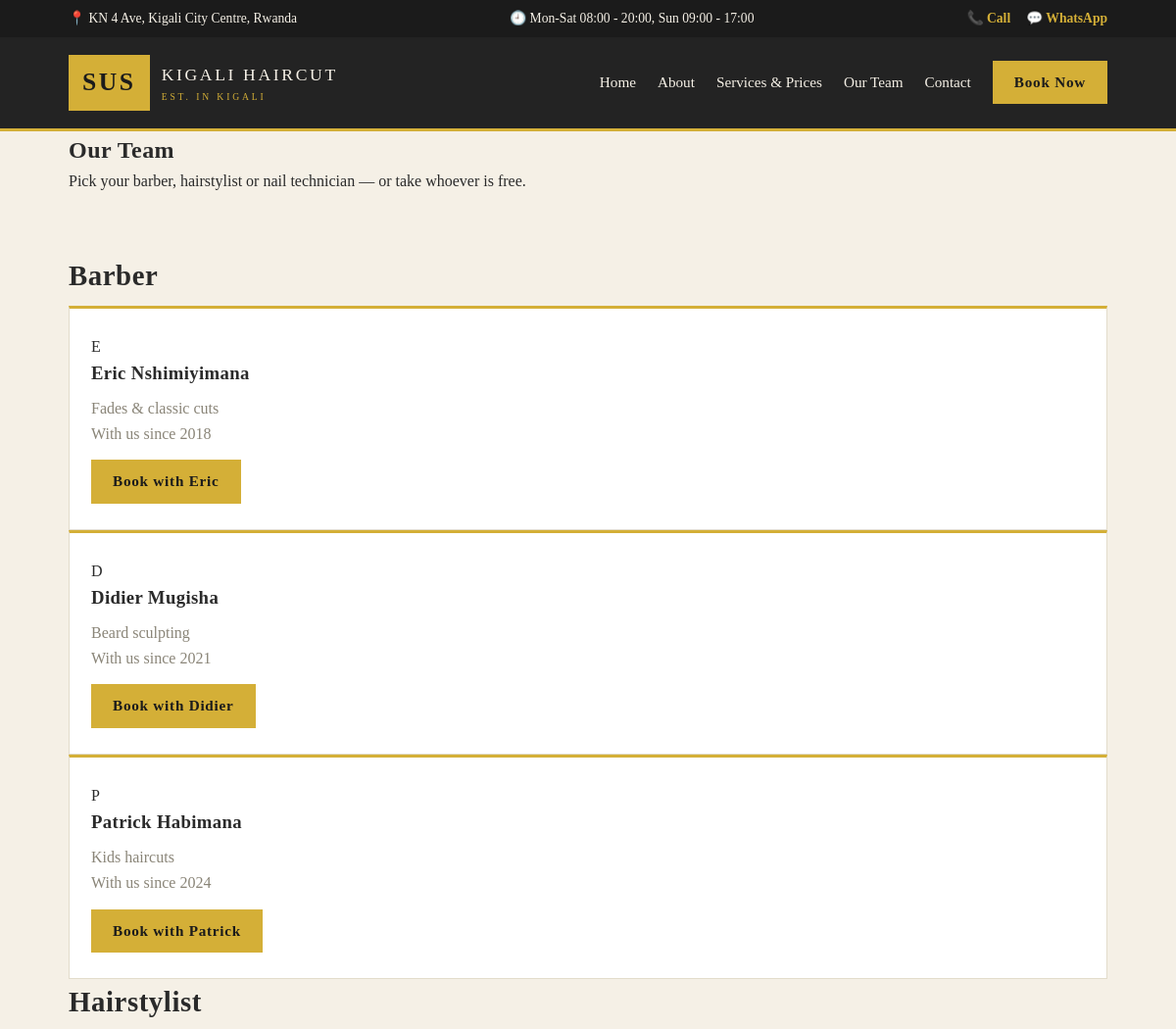
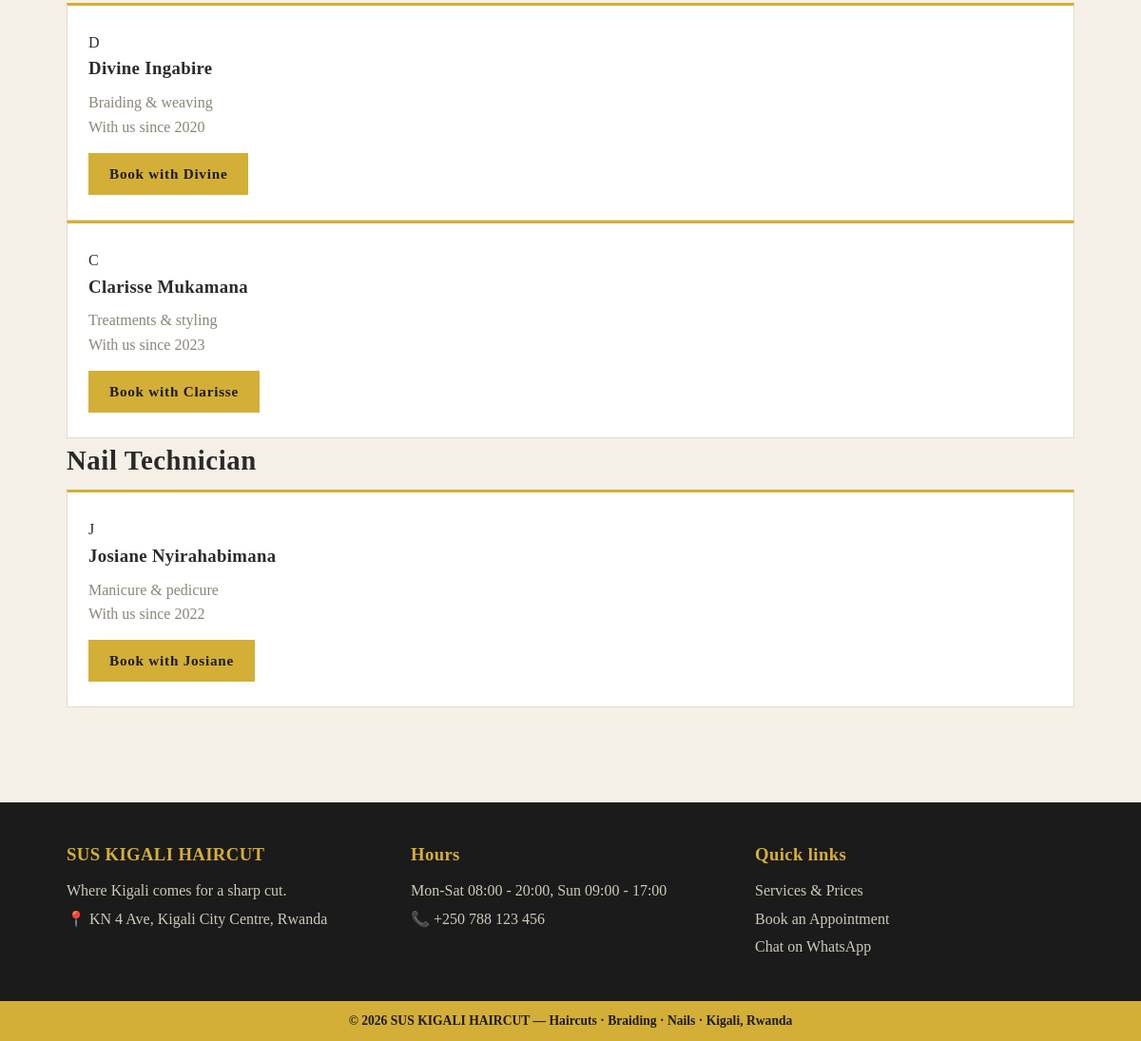
The app's page /team with its own data (2 pictures, top to bottom).
### sus/models.py (models this page shows, shortened)
class Setting(db.Model):
    __tablename__ = "settings"
    key = db.Column(db.String(60), primary_key=True)
    value = db.Column(db.String(255), nullable=False)
    @staticmethod
    def get(key, default=None):
        s = Setting.query.get(key)
        return s.value if s else default

class Worker(db.Model):
    __tablename__ = "workers"
    id = db.Column(db.Integer, primary_key=True)
    user_id = db.Column(db.Integer, db.ForeignKey("users.id"))
    full_name = db.Column(db.String(120), nullable=False)
    phone = db.Column(db.String(30))
    photo = db.Column(db.String(255))  # path/URL, optional
    category = db.Column(db.String(40), nullable=False, default="Barber")
    specialty = db.Column(db.String(120))
    commission_rate = db.Column(db.Float)  # percent; None -> use shop default
    pay_type = db.Column(db.String(20), nullable=False, default="commission")
    base_salary = db.Column(db.Integer, default=0)  # for fixed / hybrid
    date_joined = db.Column(db.String(10), default=lambda: date.today().isoformat())
    status = db.Column(db.String(20), nullable=False, default="active")

### sus/public.py (the view)
@public_bp.route("/team")
def team():
    grouped = {}
    for w in Worker.query.filter_by(status="active").order_by(Worker.id).all():
        grouped.setdefault(w.category, []).append(w)
    return render_template("team.html", grouped=grouped)

### sus/__init__.py (called while the page is built)
def create_app(config_class=Config):
    app = Flask(__name__)
    app.config.from_object(config_class)
    db.init_app(app)
    from .public import public_bp
    from .admin import admin_bp
    from .api import api_bp
    app.register_blueprint(public_bp)
    app.register_blueprint(admin_bp)
    app.register_blueprint(api_bp)
    @app.template_filter("rwf")
    def rwf(value):
        try:
            return f"{int(value):,} RWF"
        except (TypeError, ValueError):
            return value
    @app.context_processor
    def inject_user():
        from .auth import current_user
        u = current_user()
        return {"current_user_name": u.name if u else ""}
    return app

### sus/auth.py (called while the page is built)
def current_user():
    uid = session.get("user_id")
    return User.query.get(uid) if uid else None

### sus/public.py (called while the page is built)
def shop():
    return {
        "name": Setting.get("shop_name", "SUS KIGALI HAIRCUT"),
        "tagline": Setting.get("tagline", ""),
        "phone": Setting.get("phone", ""),
        "whatsapp": Setting.get("whatsapp", ""),
        "address": Setting.get("address", ""),
        "hours": Setting.get("hours", ""),
    }

@public_bp.app_context_processor
def inject_shop():
    return {"shop": shop()}

### sus/templates/team.html (shortened to what this page needs)
{% extends "base_public.html" %}
{% block content %}
<section class="page-head">
  <div class="wrap">
    <h1>Our Team</h1>
    <p>Pick your barber, hairstylist or nail technician — or take whoever is free.</p>
  </div>
</section>
<section class="section wrap">
  {% for category, members in grouped.items() %}
  <h2 class="category-title">{{ category }}</h2>
  <div class="card-grid">
    {% for w in members %}
    <div class="card person">
      <div class="avatar">{{ w.full_name[0] }}</div>
      <h3>{{ w.full_name }}</h3>
      <p class="muted">{{ w.specialty or category }}</p>
      <p class="muted small">With us since {{ w.date_joined[:4] }}</p>
      <a class="btn btn-outline" href="{{ url_for('public.booking') }}">Book with {{ w.full_name.split()[0] }}</a>
    </div>
    {% endfor %}
  </div>
  {% endfor %}
</section>
{% endblock %}

### sus/templates/base_public.html (shortened to what this page needs)
<!DOCTYPE html>
<html lang="en">
<head>
  <link rel="stylesheet" href="{{ url_for('static', filename='css/public.css') }}">
</head>
<body>
  <div class="topbar">
    <div class="wrap topbar-inner">
      <span>📍 {{ shop.address }}</span>
      <span>🕘 {{ shop.hours }}</span>
      <span class="topbar-actions">
        <a href="tel:{{ shop.phone }}">📞 Call</a>
        <a href="https://wa.me/{{ shop.whatsapp }}" target="_blank">💬 WhatsApp</a>
      </span>
    </div>
  </div>
  <header class="site-header">
    <div class="wrap header-inner">
      <a class="logo" href="{{ url_for('public.home') }}">
        <span class="logo-mark">SUS</span>
        <span class="logo-text">KIGALI HAIRCUT<small>EST. IN KIGALI</small></span>
      </a>
      <nav class="main-nav" id="nav">
        <a href="{{ url_for('public.home') }}">Home</a>
        <a href="{{ url_for('public.about') }}">About</a>
        <a href="{{ url_for('public.services') }}">Services & Prices</a>
        <a href="{{ url_for('public.team') }}">Our Team</a>
        <a href="{{ url_for('public.contact') }}">Contact</a>
        <a class="btn btn-gold" href="{{ url_for('public.booking') }}">Book Now</a>
      </nav>
    </div>
  </header>
  <main>
    {% block content %}{% endblock %}
  </main>
  <footer class="site-footer">
    <div class="wrap footer-grid">
      <div>
        <h3>{{ shop.name }}</h3>
        <p>{{ shop.tagline }}</p>
        <p>📍 {{ shop.address }}</p>
      </div>
      <div>
        <h3>Hours</h3>
        <p>{{ shop.hours }}</p>
        <p>📞 <a href="tel:{{ shop.phone }}">{{ shop.phone }}</a></p>
      </div>
      <div>
        <h3>Quick links</h3>
        <p><a href="{{ url_for('public.services') }}">Services & Prices</a></p>
        <p><a href="{{ url_for('public.booking') }}">Book an Appointment</a></p>
        <p><a href="https://wa.me/{{ shop.whatsapp }}">Chat on WhatsApp</a></p>
      </div>
    </div>
    <div class="footer-strip"><div class="wrap">© {{ 2026 }} {{ shop.name }} — Haircuts · Braiding · Nails · Kigali, Rwanda</div></div>
  </footer>
</body>
</html>

### sus/static/css/public.css (style rules this page uses)
:root { --dark: #1b1b1b; --dark2: #232323; --gold: #d4af37; --gold-soft: #e8c96a; --cream: #f5f0e6; --ink: #2a2a2a; --muted: #8a8578; --line: #e2dccb; }
* { margin: 0; padding: 0; box-sizing: border-box; }
body { font-family: Georgia, "Times New Roman", serif; background: var(--cream); color: var(--ink); line-height: 1.6; }
.wrap { max-width: 1100px; margin: 0 auto; padding: 0 20px; }
.muted { color: var(--muted); }
a { color: inherit; text-decoration: none; }
h1, h2, h3 { font-weight: 600; letter-spacing: .02em; }
.topbar { background: var(--dark); color: var(--cream); font-size: .85rem; }
.topbar-inner { display: flex; gap: 18px; justify-content: space-between; align-items: center; padding: 8px 20px; }
.topbar-actions { display: flex; gap: 16px; }
.topbar-actions a { color: var(--gold); font-weight: bold; }
.site-header { background: var(--dark2); border-bottom: 3px solid var(--gold); }
.header-inner { display: flex; align-items: center; justify-content: space-between; padding: 18px 20px; }
.logo { display: flex; align-items: center; gap: 12px; }
.logo-mark { font-size: 1.6rem; font-weight: bold; color: var(--dark); background: var(--gold); padding: 8px 14px; letter-spacing: .1em; }
.logo-text { color: var(--cream); font-size: 1.1rem; letter-spacing: .15em; display: flex; flex-direction: column; }
.logo-text small { font-size: .6rem; color: var(--gold); letter-spacing: .3em; }
.main-nav { display: flex; align-items: center; gap: 22px; color: var(--cream); font-size: .95rem; }
.main-nav .btn { color: var(--dark); }
.btn { display: inline-block; padding: 10px 22px; background: var(--gold); color: var(--dark); font-weight: bold; letter-spacing: .05em; border: none; cursor: pointer; font-family: inherit; font-size: .95rem; }
.btn-gold { background: var(--gold); color: var(--dark); }
.section { padding: 60px 20px; max-width: 1100px; margin: 0 auto; }
.section h2 { font-size: 1.8rem; margin-bottom: 8px; }
.card { background: #fff; border: 1px solid var(--line); border-top: 3px solid var(--gold); padding: 26px 22px; }
.card h3 { margin-bottom: 8px; }
.card .btn { margin-top: 14px; }
.site-footer { background: var(--dark); color: var(--cream); margin-top: 40px; }
.footer-grid { display: grid; grid-template-columns: repeat(auto-fit, minmax(240px, 1fr)); gap: 26px; padding: 40px 20px; }
.site-footer h3 { color: var(--gold); margin-bottom: 10px; }
.site-footer p { color: #cfc9b8; margin: 4px 0; }
.footer-strip { background: var(--gold); color: var(--dark); text-align: center; padding: 10px; font-weight: bold; font-size: .85rem; }

### records on screen
Setting: address "KN 4 Ave, Kigali City Centre, Rwanda"
Setting: hours "Mon-Sat 08:00 - 20:00, Sun 09:00 - 17:00"
Worker: category "Barber", full_name "E", full_name "Eric Nshimiyimana", specialty "Fades & classic cuts", date_joined "2018", full_name "Eric"
Worker: full_name "D", full_name "Didier Mugisha", specialty "Beard sculpting", date_joined "2021", full_name "Didier"
Worker: full_name "P", full_name "Patrick Habimana", specialty "Kids haircuts", date_joined "2024", full_name "Patrick"
Worker: category "Hairstylist", full_name "D", full_name "Divine Ingabire", specialty "Braiding & weaving", date_joined "2020", full_name "Divine"
Worker: full_name "C", full_name "Clarisse Mukamana", specialty "Treatments & styling", date_joined "2023", full_name "Clarisse"
Worker: category "Nail Technician", full_name "J", full_name "Josiane Nyirahabimana", specialty "Manicure & pedicure", date_joined "2022", full_name "Josiane"
Setting: name "SUS KIGALI HAIRCUT"
Setting: tagline "Where Kigali comes for a sharp cut."
Setting: phone "+250 788 123 456"

### other values on screen
{{ 2026 }} "2026"
